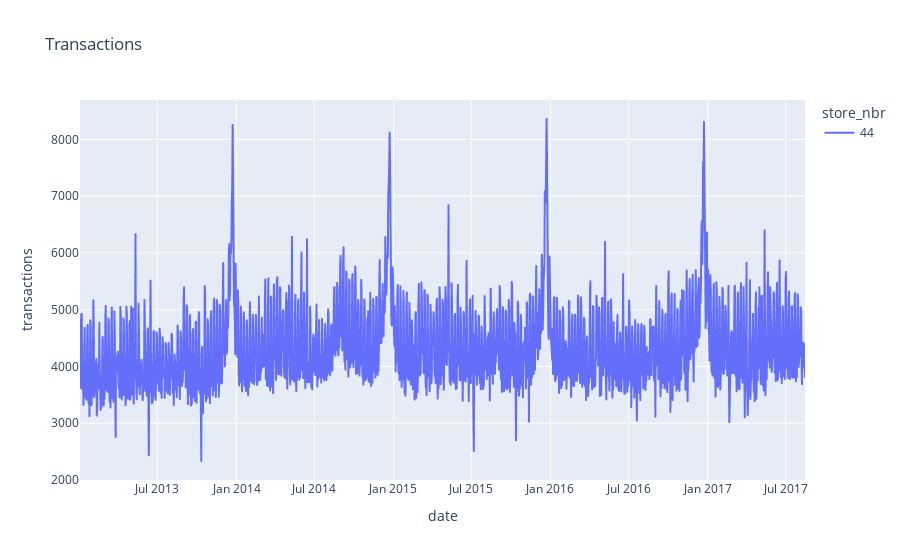

This figure's notebook cell:
### Markdown cell above
#### From the plotted graph below, we can see some seasonality trends/ patterns recurring every year. A spike in transactions at the end of every year can be observed. Another graph can be plotted to better visualise the number of transactions per month, using box-plot

### Code cell
px.line(nTransactions.sort_values(["store_nbr", "date"]), x='date', y='transactions', color='store_nbr',title = "Transactions" )

### Figure 1 — Plotly figure (JSON) as saved in the notebook; plotly's stock layout.template omitted (floating-point values rounded to 4 significant figures; data arrays with more than 128 entries replaced by an {"elided": "..."} marker saying what was removed)
{"data": [{"hovertemplate": "store_nbr=44<br>date=%{x}<br>transactions=%{y}<extra></extra>", "legendgroup": "44", "line": {"color": "#636efa", "dash": "solid"}, "marker": {"symbol": "circle"}, "mode": "lines", "name": "44", "showlegend": true, "type": "scattergl", "x": {"elided": "1677 str values"}, "xaxis": "x", "y": {"elided": "1677 int values"}, "yaxis": "y"}], "layout": {"legend": {"title": {"text": "store_nbr"}, "tracegroupgap": 0}, "title": {"text": "Transactions"}, "xaxis": {"anchor": "y", "domain": [0, 1], "title": {"text": "date"}}, "yaxis": {"anchor": "x", "domain": [0, 1], "title": {"text": "transactions"}}}}
